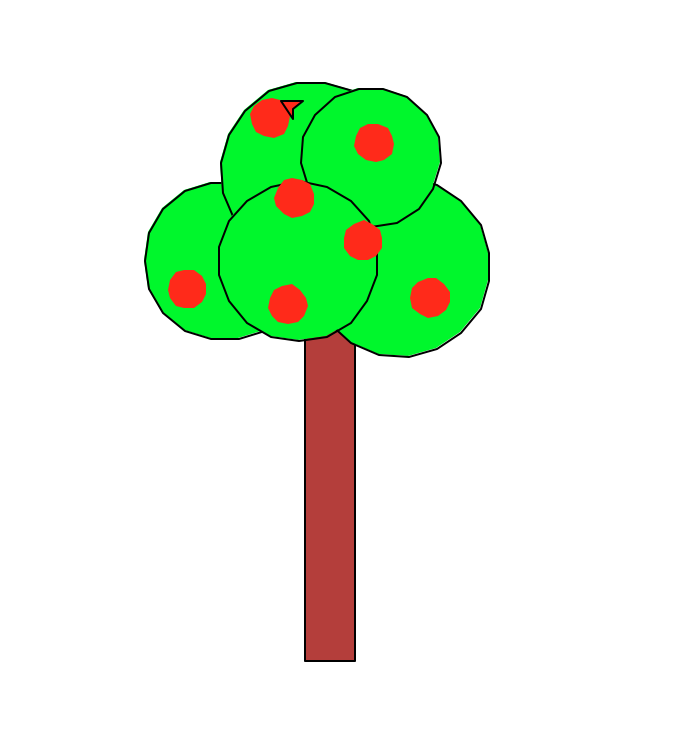

The script that drew this image:
import turtle

def drevo(zelva, d):
    
    zelva.fillcolor('brown')
    zelva.lt(90)

    zelva.begin_fill()
    zelva.fd(d)
    zelva.rt(90)
    zelva.fd(25)
    zelva.rt(90)
    zelva.fd(d)
    zelva.rt(90)
    zelva.fd(25)
    zelva.rt(90)
    zelva.fd(d)
    zelva.end_fill()

    zelva.fillcolor('green')
    zelva.begin_fill()
    zelva.circle(40)  # 25
    zelva.end_fill()

    zelva.pu()
    zelva.rt(90)
    zelva.fd(3)
    zelva.pd()
    zelva.begin_fill()
    zelva.circle(45) # 30
    zelva.end_fill()
    

    zelva.pu()
    zelva.rt(90)
    zelva.fd(3)
    zelva.pd()
    zelva.begin_fill()
    zelva.circle(45) # 30
    zelva.end_fill()

    zelva.pu()
    zelva.lt(180)
    zelva.fd(20)
    zelva.rt(90)
    zelva.fd(30)
    zelva.pd()
    zelva.begin_fill()
    zelva.circle(35) # 20
    zelva.end_fill()

    zelva.pu()
    zelva.lt(120)
    zelva.fd(3)
    zelva.pd()
    zelva.begin_fill()
    zelva.circle(40)
    zelva.end_fill()

    zelva.pu()
    zelva.lt(60)
    zelva.fd(2)
    zelva.fillcolor("red")
    zelva.begin_fill()
    zelva.circle(10)
    zelva.end_fill()  

    zelva.pu()
    zelva.lt(120)
    zelva.fd(50)
    zelva.begin_fill()
    zelva.circle(10)
    zelva.end_fill()  

    
    zelva.rt(170)
    zelva.fd(80)
    zelva.begin_fill()
    zelva.circle(10)
    zelva.end_fill()

    zelva.lt(120)
    zelva.fd(60)
    zelva.begin_fill()
    zelva.circle(10)
    zelva.end_fill()

    zelva.rt(90)
    zelva.fd(40)
    zelva.begin_fill()
    zelva.circle(10)
    zelva.end_fill()

    zelva.rt(130)
    zelva.fd(110)
    zelva.begin_fill()
    zelva.circle(10)
    zelva.end_fill()

    zelva.lt(120)
    zelva.fd(60)
    zelva.begin_fill()
    zelva.circle(10)
    zelva.end_fill()

platno = turtle.Screen()
zelva = turtle.Turtle()
drevo(zelva, 200)


platno.exitonclick()
